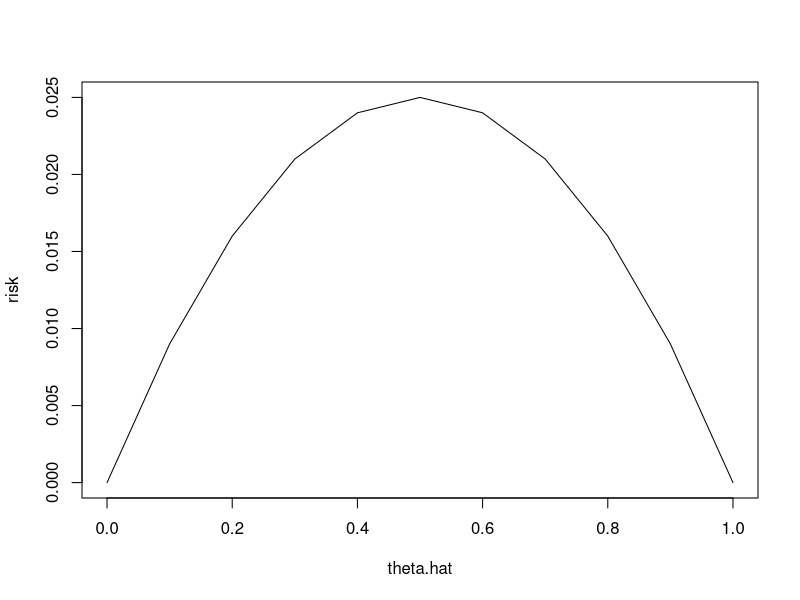
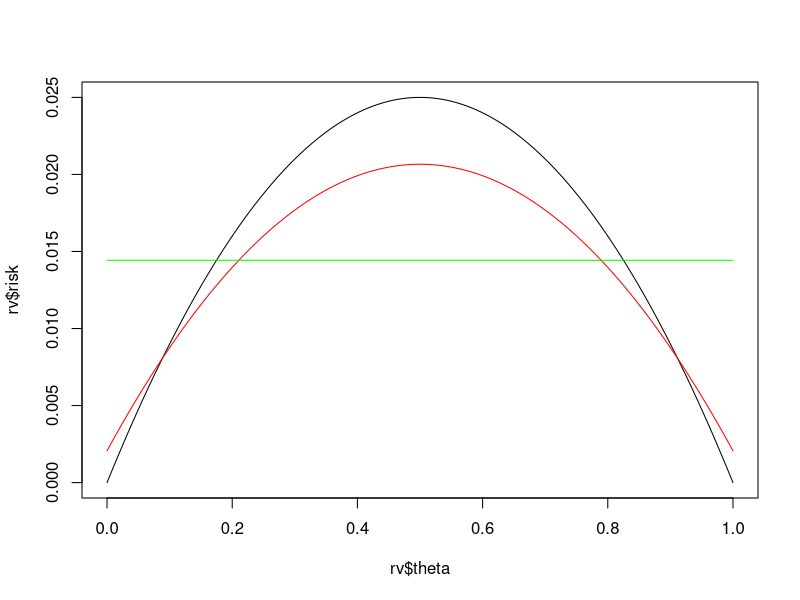
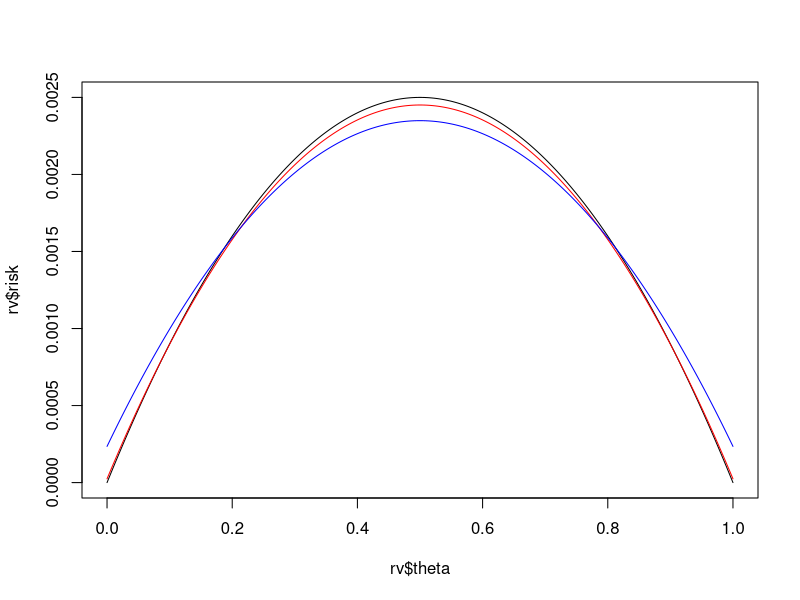
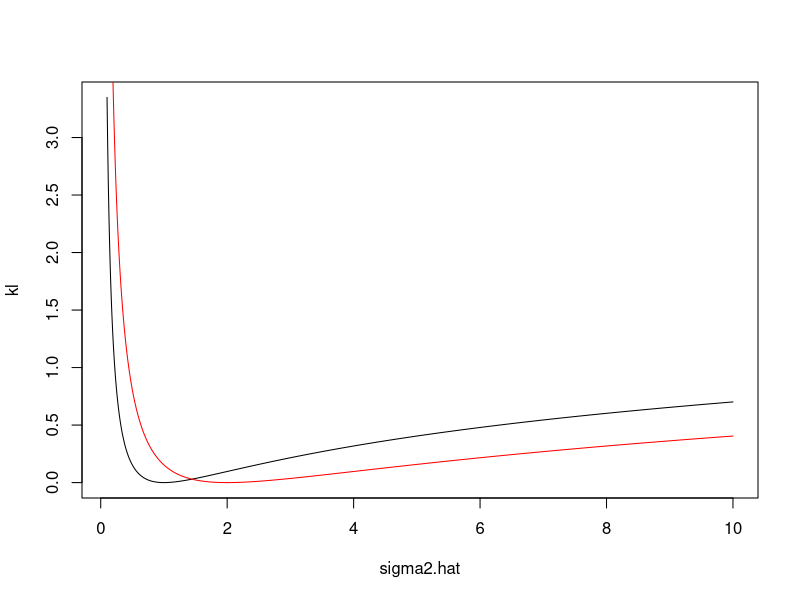

The R source for these figures, in order:
n = 10
s = seq(0,10)
alpha = 0
theta.hat = (s + alpha)/(n + 2*alpha)
theta.hat
bias = alpha*(2*theta.hat-1)/(2*alpha+n)
var  = n*(1-theta.hat)*theta.hat/(2*alpha+n)^2
risk = bias^2 + var
plot(theta.hat,risk,type="l")

n = 10
s = seq(0,10)
alpha = 0.5
theta.hat = (s + alpha)/(n + 2*alpha)
theta.hat

# Binomial risk function for smoothed estimator of proportion
# FIT3154 Studio 2
bin.risk <- function(alpha, n)
{
  # Make a grid of true population proportion (theta) values
  theta = seq(0,1,length.out=1e3)
  
  # Evaluate the bias and variance at each true population parameter
  bias = alpha*(2*theta-1)/(2*alpha+n)
  var  = n*(1-theta)*theta/(2*alpha+n)^2
  
  # Return the theta values and corresponding risks
  rv = list()
  rv$theta = theta
  rv$risk = bias^2 + var
  return(rv)
}

# theta at 0.5 is highest risk because the observation is 
# going to be extremely random pr 50-50
rv=bin.risk(alpha=0, n=10)
plot(rv$theta,rv$risk,type="l")

rv=bin.risk(alpha=1/2, n=10)
lines(rv$theta,rv$risk,col="red")

n = 10
s = seq(0,10)
alpha = sqrt(n)/2
theta.hat = (s + alpha)/(n + 2*alpha)
theta.hat

rv=bin.risk(alpha, n)
lines(rv$theta, rv$risk, col = "green")

rv=bin.risk(alpha=0, n=100)
plot(rv$theta,rv$risk,type="l")
rv=bin.risk(alpha=1/2, n=100)
lines(rv$theta,rv$risk,col="red")
rv=bin.risk(alpha=sqrt(n)/2, n=100)
lines(rv$theta,rv$risk,col="blue")

#2.3

sigma2 = 1
sigma2.hat = seq(0.1, 10, length.out=1e3)
kl = (1/2)*log(sigma2.hat/sigma2) + sigma2/2/sigma2.hat - 1/2
plot(sigma2.hat, kl, type="l")

sigma2 = 2
sigma2.hat = seq(0.1, 10, length.out=1e3)
kl = (1/2)*log(sigma2.hat/sigma2) + sigma2/2/sigma2.hat - 1/2
lines(sigma2.hat, kl, type="l", col = "red")
# both have divergence of 0 when correctly estimating and 
# both prefer overestimation

#2.4

# Functions to compute the expected KL loss (KL risk) for the normal distribution using
# estimators
#
#  mu.hat    = 1/n sum y_i
#  sigma2.hat = 1/(n-k) sum (y_i - mu.hat)^2
#
# for the mean and variance.
#
# FIT3154 Studio 2, Copyright (c) Daniel F Schmidt 2019

# Approximate risk using simulation
normal.kl.risk <- function(mu, sigma2, n, k = 0, m = 1e5)
{
  # To store the KL divergences for each iteration of the simulation
  kl = matrix(0, m, 1)
  
  # Do 'm' iterations
  for (i in 1:m)
  {
    # Generate a sample from our population, i.e., y1,...,yn ~ N(mu, sigma2)
    y = rnorm(n, mean = mu, sd = sqrt(sigma2))
    
    # Estimate mu and sigma2 from the sample
    mu.hat = mean(y)
    sigma2.hat = sum((y-mu.hat)^2) / (n-k)
    
    # Compute KL divergence for these estimates
    kl[i] = (1/2)*log(sigma2.hat/sigma2) + sigma2/2/sigma2.hat + (mu-mu.hat)^2/2/sigma2.hat - 1/2
  }
  
  # Average the KL divergences for the 'm' simulations to estimate the risk (average/expected loss)
  return(mean(kl))
}

# Exact formula for the risk
normal.kl.risk.exact <- function(n, k=0)
{
  return( (1/2)*(digamma((n-1)/2) + log(2/(n-k))) + (n+1)*(n-k)/2/(n-3)/n - 1/2 )
}

normal.kl.risk(mu=0,sigma2=1,n=10,k=0,m=1e6)
normal.kl.risk(mu=0,sigma2=1,n=10,k=1,m=1e6)
normal.kl.risk(mu=0,sigma2=1,n=10,k=2,m=1e6)
normal.kl.risk(mu=0,sigma2=1,n=10,k=3,m=1e6)
normal.kl.risk(mu=0,sigma2=1,n=10,k=4,m=1e6)
normal.kl.risk(mu=0,sigma2=1,n=10,k=5,m=1e6)


#2.7
normal.kl.risk.exact(n=10,k=0)
normal.kl.risk.exact(n=10,k=1)

normal.kl.risk.exact(n=100,k=0)
normal.kl.risk.exact(n=100,k=1)
#the difference gets smaller, the effect of k gets smaller



